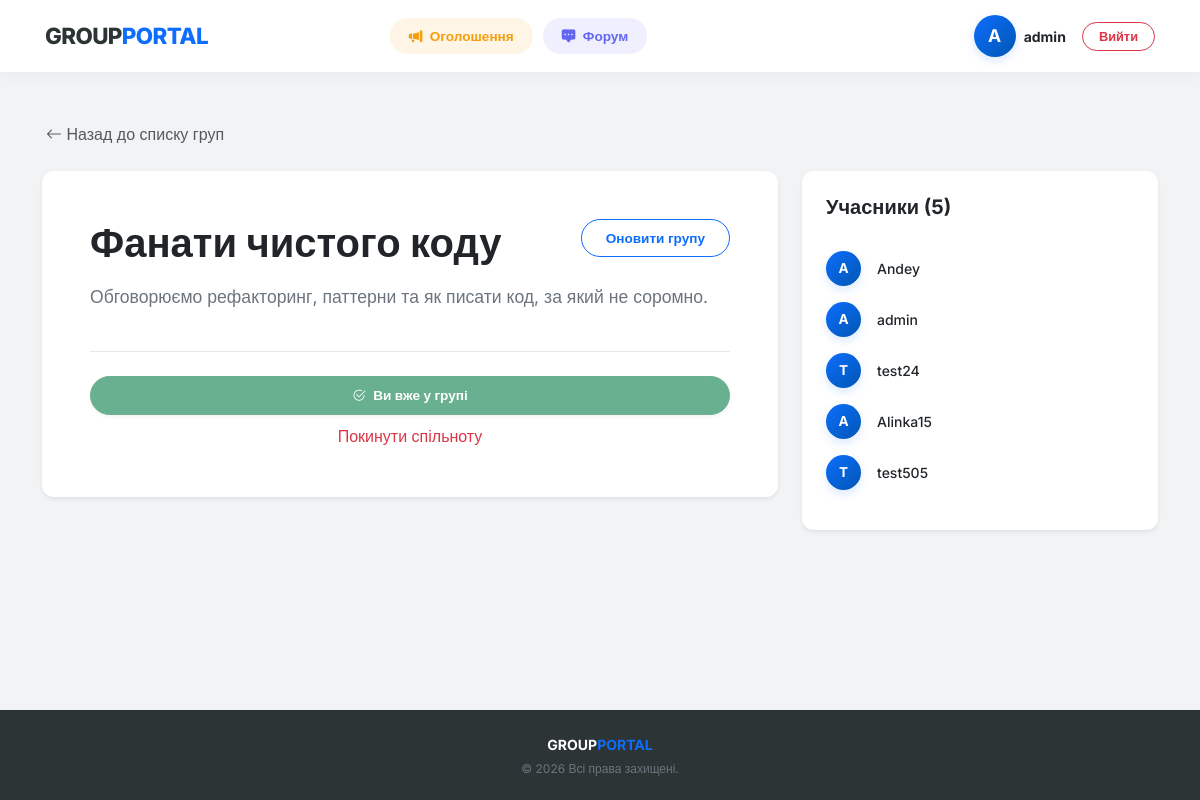
The app's page /groups/1/ (signed in), older data.
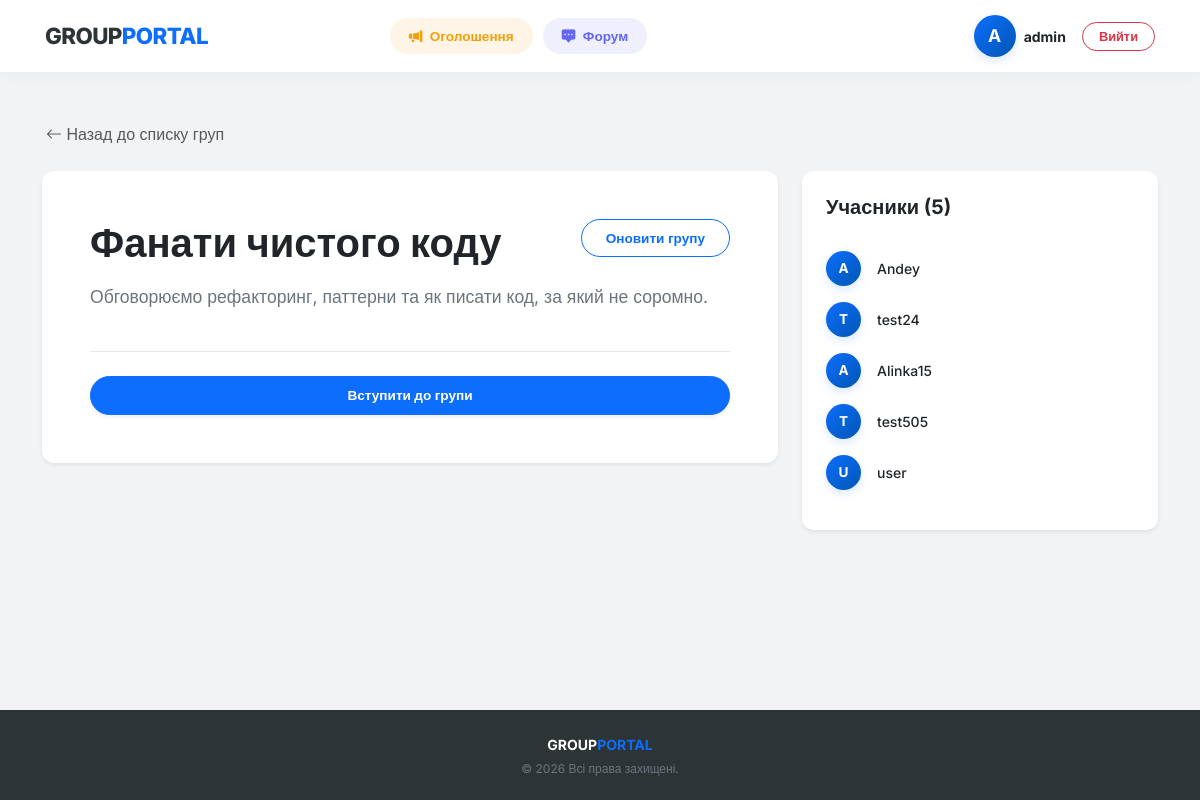
The same page, newer data.
### MainPage/models.py (models this page shows, shortened)
class CustomUser(AbstractUser):
    ROLE_USER = "user"
    ROLE_MODERATOR = "moderator"
    ROLE_ADMIN = "admin"
    GENDER_FEMALE = "female"
    GENDER_MALE = "male"
    ROLE_CHOICES = [
        (ROLE_USER, "Користувач"),
        (ROLE_MODERATOR, "Модератор"),
        (ROLE_ADMIN, "Адміністратор")
    ]
    GENDER_CHOICES = [
        (GENDER_MALE, "Чоловік"),
        (GENDER_FEMALE, "Жінка")
    ]
    age = models.IntegerField(null=True, blank=True)
    gender = models.CharField(max_length=30, choices=GENDER_CHOICES, null=True, blank=True)
    group = models.ForeignKey(Group, on_delete=models.SET_NULL,
                              null=True, blank=True, related_name="members")
    role = models.CharField(max_length=20, choices=ROLE_CHOICES,
                            default=ROLE_USER)
    REQUIRED_FIELDS = ["age", "gender"]
    class Meta:
        verbose_name = "CmUser"
        verbose_name_plural = "CmUsers"
        ordering = ['id']
    @property
    def is_admin(self):
        return self.role == self.ROLE_ADMIN or self.is_superuser
    @property
    def is_moderator(self):
        return self.role == self.ROLE_MODERATOR

### MainPage/views.py (the view)
# urls.py: path("groups/<int:pk>/", GroupDetailView.as_view(), name="group-detail"),
class GroupDetailView(LoginRequiredMixin, DetailView):
    model = Group
    template_name = "groups/group_detail.html"
    context_object_name = "group_object"

### MainPage/templates/groups/group_detail.html (shortened to what this page needs)
{% extends 'base.html' %}
{% block content %}
<div class="mb-4">
    <a href="{% url 'group-list' %}" class="btn btn-link text-decoration-none p-0 text-muted small">
        <i class="bi bi-arrow-left"></i> Назад до списку груп
    </a>
</div>
<div class="row g-4">
    <div class="col-lg-8">
        <div class="card border-0 shadow-sm p-4 p-md-5 mb-4">
            <div class="d-flex justify-content-between align-items-start mb-3">
                <h1 class="fw-bold m-0">{{ group_object.name }}</h1>
                {% if user.is_admin or user.is_moderator and user.group == group_object %}
                    <a href="{% url 'group-update' group_object.pk %}" class="btn btn-outline-primary btn-round px-4">
                        Оновити групу
                    </a>
                {% endif %}
            </div>
            <p class="text-secondary" style="font-size: 1.1rem; line-height: 1.6;">
                {{ group_object.about|default:"Опис групи відсутній." }}
            </p>
            <hr class="my-4" style="opacity: 0.1;">
            <div class="d-grid text-center">
                {% if user.group == group_object %}
                    <button class="btn btn-success btn-round py-2 shadow-sm disabled mb-2">
                        <i class="bi bi-check2-circle me-1"></i> Ви вже у групі
                    </button>
                    <button type="button" class="btn btn-link text-danger small text-decoration-none p-0" data-bs-toggle="modal" data-bs-target="#leaveModal">
                        Покинути спільноту
                    </button>
                {% else %}
                    <button type="button" class="btn btn-primary btn-round py-2 shadow-sm" data-bs-toggle="modal" data-bs-target="#joinModal">
                        Вступити до групи
                    </button>
                {% endif %}
            </div>
        </div>
    </div>
    <div class="col-lg-4">
        <div class="card border-0 shadow-sm overflow-hidden">
            <div class="card-header bg-white border-0 pt-4 px-4">
                <h5 class="fw-bold m-0">Учасники ({{ group_object.members.count }})</h5>
            </div>
            <div class="card-body p-4">
                {% if user.is_admin or user.group == group_object %}
                    <ul class="list-unstyled mb-0">
                        {% for member in group_object.members.all %}
                            <li class="mb-3 d-flex align-items-center">
                                <div class="avatar-circle me-3" style="width: 35px; height: 35px; font-size: 0.85rem;">
                                    {{ member.username|first|upper }}
                                </div>
                                <a href="{% url 'user-detail' member.pk %}" class="text-dark text-decoration-none fw-medium small">
                                    {{ member.username }}
                                </a>
                            </li>
                        {% endfor %}
                    </ul>
                {% else %}
                    <div class="text-center py-4">
                        <i class="bi bi-lock text-muted mb-2 d-block fs-3"></i>
                        <p class="text-muted small">Список учасників приховано</p>
                    </div>
                {% endif %}
            </div>
        </div>
    </div>
</div>
{% endblock %}

### MainPage/templates/includes/header.html (shortened to what this page needs)
<nav class="navbar navbar-expand-lg navbar-light">
    <div class="container">
        <a class="navbar-brand d-flex align-items-center" href="{% url 'group-list' %}">
            GROUP<span class="brand-dot">PORTAL</span>
        </a>
        {% if user.is_authenticated %}
        <div class="collapse navbar-collapse" id="navbarNav">
                <ul class="navbar-nav mx-auto nav-pills-custom mt-3 mt-lg-0">
                    <li class="nav-item">
                        <a class="nav-link nav-link-ads-pill {% if request.resolver_match.url_name == 'advertisement-list' %}active-pill{% endif %}"
                           href="{% url 'advertisement-list' %}">
                            <i class="bi bi-megaphone-fill me-1"></i> Оголошення
                        </a>
                    </li>
                    <li class="nav-item">
                        <a class="nav-link nav-link-forum-pill {% if request.resolver_match.url_name == 'comment-list' %}active-pill{% endif %}"
                           href="{% url 'comment-list' %}">
                            <i class="bi bi-chat-square-dots-fill me-1"></i> Форум
                        </a>
                    </li>
                </ul>
            <div class="d-flex align-items-center ms-auto mt-3 mt-lg-0">
                <div class="d-flex align-items-center me-3">
                    <a href="{% url 'user-detail' user.pk %}" class="text-decoration-none d-flex align-items-center profile-link-header">
                        <div class="avatar-circle avatar-header me-2">
                            {{ user.username|slice:":1"|upper }}
                        </div>
                        <span class="text-dark small fw-bold d-none d-sm-inline-block">
                            {{ user.username }}
                        </span>
                    </a>
                </div>
                <form action="{% url 'logout' %}" method="post" class="m-0">
                    <button type="submit" class="btn btn-outline-danger btn-round py-1 px-3" style="font-size: 0.8rem;">
                        Вийти
                    </button>
                </form>
                {% endif %}
            </div>
        </div>
    </div>
</nav>

Row changes from the older to the newer data that the page shows:
no longer on one of the page's lists (row edited): CustomUser: username|first "A", username "admin"
changed CustomUser "admin": group_id 1 → empty (drawn)
added CustomUser: username|first "U", username "user"
Text that changed along with them:
text no longer shown: "Ви вже у групі Покинути спільноту"
text now shown: "Вступити до групи"
